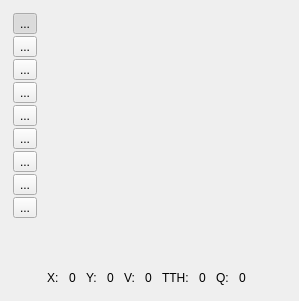
       <widget class="QWidget" name="tab">
        <attribute name="title">
         <string>Image</string>
        </attribute>
        <layout class="QGridLayout" name="gridLayout_4">
         <item row="0" column="1">
          <widget class="QSplitter" name="splitter">
           <property name="orientation">
            <enum>Qt::Horizontal</enum>
           </property>
           <widget class="QxrdImagePlot" name="m_Plot" native="true">
            <property name="sizePolicy">
             <sizepolicy hsizetype="Expanding" vsizetype="Expanding">
              <horstretch>2</horstretch>
              <verstretch>0</verstretch>
             </sizepolicy>
            </property>
            <property name="minimumSize">
             <size>
              <width>0</width>
              <height>0</height>
             </size>
            </property>
           </widget>
          </widget>
         </item>
         <item row="0" column="0">
          <widget class="QWidget" name="widget" native="true">
           <layout class="QGridLayout" name="gridLayout_10">
            <property name="margin">
             <number>2</number>
            </property>
            <property name="spacing">
             <number>2</number>
            </property>
            <item row="0" column="1">
             <widget class="QToolButton" name="m_ImageZoomInButton">
              <property name="toolTip">
               <string>Zoom In</string>
              </property>
              <property name="text">
               <string>...</string>
              </property>
              <property name="icon">
               <iconset resource="qxrdresources.qrc">
                <normaloff>:/images/zoom-in.png</normaloff>:/images/zoom-in.png</iconset>
              </property>
              <property name="iconSize">
               <size>
                <width>24</width>
                <height>24</height>
               </size>
              </property>
              <property name="checkable">
               <bool>true</bool>
              </property>
              <property name="checked">
               <bool>true</bool>
              </property>
              <property name="autoExclusive">
               <bool>true</bool>
              </property>
             </widget>
            </item>
            <item row="1" column="1">
             <widget class="QToolButton" name="m_ImageZoomOutButton">
              <property name="toolTip">
               <string>Zoom Out</string>
              </property>
              <property name="text">
               <string>...</string>
              </property>
              <property name="icon">
               <iconset resource="qxrdresources.qrc">
                <normaloff>:/images/zoom-out.png</normaloff>:/images/zoom-out.png</iconset>
              </property>
              <property name="iconSize">
               <size>
                <width>24</width>
                <height>24</height>
               </size>
              </property>
             </widget>
            </item>
            <item row="11" column="1">
             <spacer name="verticalSpacer_4">
              <property name="orientation">
               <enum>Qt::Vertical</enum>
              </property>
              <property name="sizeHint" stdset="0">
               <size>
                <width>20</width>
                <height>40</height>
               </size>
              </property>
             </spacer>
            </item>
            <item row="2" column="1">
             <widget class="QToolButton" name="m_ImageZoomAllButton">
              <property name="toolTip">
               <string>Auto Scale</string>
              </property>
              <property name="text">
               <string>...</string>
              </property>
              <property name="icon">
               <iconset resource="qxrdresources.qrc">
                <normaloff>:/images/zoom-all.png</normaloff>:/images/zoom-all.png</iconset>
              </property>
              <property name="iconSize">
               <size>
                <width>24</width>
                <height>24</height>
               </size>
              </property>
             </widget>
            </item>
            <item row="5" column="1">
             <widget class="QToolButton" name="m_ImageSetCenterButton">
              <property name="toolTip">
               <string>Set Beam Center</string>
              </property>
              <property name="text">
               <string>...</string>
              </property>
              <property name="icon">
               <iconset resource="qxrdresources.qrc">
                <normaloff>:/images/ringfinder.png</normaloff>:/images/ringfinder.png</iconset>
              </property>
              <property name="iconSize">
               <size>
                <width>24</width>
                <height>24</height>
               </size>
              </property>
              <property name="checkable">
               <bool>true</bool>
              </property>
              <property name="autoExclusive">
               <bool>true</bool>
              </property>
             </widget>
            </item>
            <item row="6" column="1">
             <widget class="QToolButton" name="m_ImageSliceButton">
              <property name="toolTip">
               <string>Slice Image Path</string>
              </property>
              <property name="text">
               <string>...</string>
              </property>
              <property name="icon">
               <iconset resource="qxrdresources.qrc">
                <normaloff>:/images/slice.png</normaloff>:/images/slice.png</iconset>
              </property>
              <property name="iconSize">
               <size>
                <width>24</width>
                <height>24</height>
               </size>
              </property>
              <property name="checkable">
               <bool>true</bool>
              </property>
              <property name="autoExclusive">
               <bool>true</bool>
              </property>
             </widget>
            </item>
            <item row="9" column="1">
             <widget class="QToolButton" name="m_ImageMeasureButton">
              <property name="toolTip">
               <string>Measure Distances on Image</string>
              </property>
              <property name="text">
               <string>...</string>
              </property>
              <property name="icon">
               <iconset resource="qxrdresources.qrc">
                <normaloff>:/images/measure.png</normaloff>:/images/measure.png</iconset>
              </property>
              <property name="iconSize">
               <size>
                <width>24</width>
                <height>24</height>
               </size>
              </property>
              <property name="checkable">
               <bool>true</bool>
              </property>
              <property name="autoExclusive">
               <bool>true</bool>
              </property>
              <property name="autoRaise">
               <bool>false</bool>
              </property>
              <property name="arrowType">
               <enum>Qt::NoArrow</enum>
              </property>
             </widget>
            </item>
            <item row="3" column="1">
             <widget class="QToolButton" name="m_ImageMaskCirclesButton">
              <property name="toolTip">
               <string>Circular Mask Regions</string>
              </property>
              <property name="text">
               <string>...</string>
              </property>
              <property name="icon">
               <iconset resource="qxrdresources.qrc">
                <normaloff>:/images/mask_circles.png</normaloff>:/images/mask_circles.png</iconset>
              </property>
              <property name="iconSize">
               <size>
                <width>24</width>
                <height>24</height>
               </size>
              </property>
              <property name="checkable">
               <bool>true</bool>
              </property>
              <property name="autoExclusive">
               <bool>true</bool>
              </property>
             </widget>
            </item>
            <item row="4" column="1">
             <widget class="QToolButton" name="m_ImageMaskPolygonsButton">
              <property name="toolTip">
               <string>Polygon Mask Regions</string>
              </property>
              <property name="text">
               <string>...</string>
              </property>
              <property name="icon">
               <iconset resource="qxrdresources.qrc">
                <normaloff>:/images/mask_polygon.png</normaloff>:/images/mask_polygon.png</iconset>
              </property>
              <property name="iconSize">
               <size>
                <width>24</width>
                <height>24</height>
               </size>
              </property>
              <property name="checkable">
               <bool>true</bool>
              </property>
              <property name="autoExclusive">
               <bool>true</bool>
              </property>
             </widget>
            </item>
            <item row="10" column="1">
             <widget class="QToolButton" name="m_ImageHistogramButton">
              <property name="toolTip">
               <string>Display Histogram of Image Region</string>
              </property>
              <property name="text">
               <string>...</string>
              </property>
              <property name="icon">
               <iconset resource="qxrdresources.qrc">
                <normaloff>:/images/histogram.png</normaloff>:/images/histogram.png</iconset>
              </property>
              <property name="iconSize">
               <size>
                <width>24</width>
                <height>24</height>
               </size>
              </property>
              <property name="checkable">
               <bool>true</bool>
              </property>
              <property name="autoExclusive">
               <bool>true</bool>
              </property>
              <property name="autoRaise">
               <bool>false</bool>
              </property>
              <property name="arrowType">
               <enum>Qt::NoArrow</enum>
              </property>
             </widget>
            </item>
           </layout>
          </widget>
         </item>
         <item row="1" column="1">
          <widget class="QWidget" name="widget_4" native="true">
           <layout class="QGridLayout" name="gridLayout_16">
            <property name="horizontalSpacing">
             <number>10</number>
            </property>
            <property name="verticalSpacing">
             <number>2</number>
            </property>
            <property name="margin">
             <number>2</number>
            </property>
            <item row="0" column="0">
             <widget class="QLabel" name="label">
              <property name="text">
               <string>X:</string>
              </property>
             </widget>
            </item>
            <item row="0" column="1">
             <widget class="QLabel" name="m_XMouse">
              <property name="text">
               <string>0</string>
              </property>
             </widget>
            </item>
            <item row="0" column="5">
             <widget class="QLabel" name="label_3">
              <property name="text">
               <string>V:</string>
              </property>
             </widget>
            </item>
            <item row="0" column="6">
             <widget class="QLabel" name="m_ValMouse">
              <property name="text">
               <string>0</string>
              </property>
             </widget>
            </item>
            <item row="0" column="3">
             <widget class="QLabel" name="m_YMouse">
              <property name="text">
               <string>0</string>
              </property>
             </widget>
            </item>
            <item row="0" column="2">
             <widget class="QLabel" name="label_2">
              <property name="text">
               <string>Y:</string>
              </property>
             </widget>
            </item>
            <item row="0" column="7">
             <widget class="QLabel" name="label_4">
              <property name="text">
               <string>TTH:</string>
              </property>
             </widget>
            </item>
            <item row="0" column="8">
             <widget class="QLabel" name="m_TTHMouse">
              <property name="text">
               <string>0</string>
              </property>
             </widget>
            </item>
            <item row="0" column="11">
             <spacer name="horizontalSpacer_3">
              <property name="orientation">
               <enum>Qt::Horizontal</enum>
              </property>
              <property name="sizeHint" stdset="0">
               <size>
                <width>40</width>
                <height>20</height>
               </size>
              </property>
             </spacer>
            </item>
            <item row="0" column="9">
             <widget class="QLabel" name="label_5">
              <property name="text">
               <string>Q:</string>
              </property>
             </widget>
            </item>
            <item row="0" column="10">
             <widget class="QLabel" name="m_QMouse">
              <property name="text">
               <string>0</string>
              </property>
             </widget>
            </item>
           </layout>
          </widget>
         </item>
        </layout>
       </widget>
